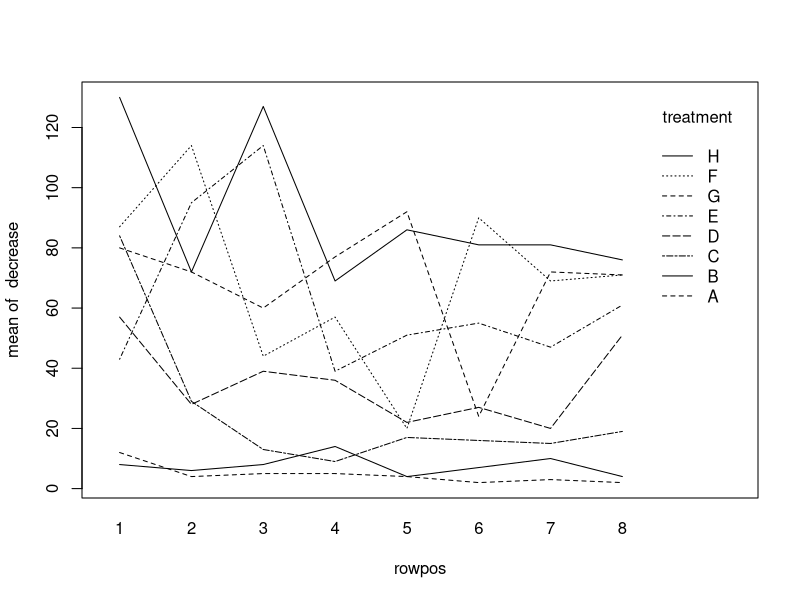
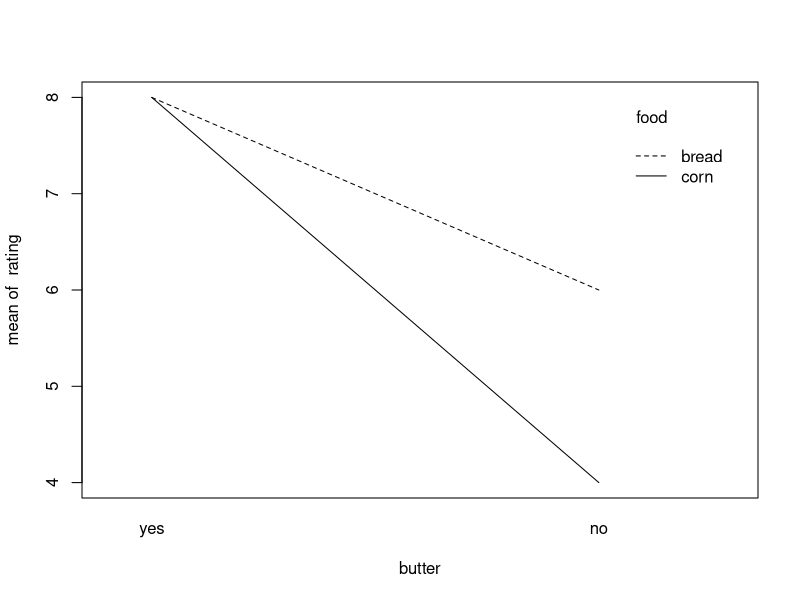

Generate these figures, in order, with R:
## ---- chunk 1
data("mtcars")

fit <- lm(mpg ~ as.factor(cyl) + as.factor(am), data = mtcars)

anova(fit)
#Based on this two-way ANOVA, there is an indication of an interaction. Both of these factors make a difference
## ---- chunk 2
data("ToothGrowth")

fit1 <- lm(len ~ as.factor(dose), data = ToothGrowth)
fit2 <- lm(len ~ as.factor(supp), data = ToothGrowth)
fit3 <- lm(len ~ as.factor(dose) + as.factor(supp), data = ToothGrowth)

anova(fit1, fit2)
aov(fit3)
#This shows that both the aov() and anova() functions can perform two-way ANOVA
#The statistics below show the differences between the full models and additive model
## ---- chunk 3
data("OrchardSprays")

fit1 <- lm(decrease ~ treatment, data = OrchardSprays)
fit2 <- lm(decrease ~ rowpos, data = OrchardSprays)

with(OrchardSprays, interaction.plot(rowpos, treatment, decrease))
#Interaction plot

anova(fit1, fit2)
#The interaction model is suggested by the results of the modeling
## ---- chunk 4
d <- data.frame(
  rating = c(8, 6, 8, 4),
  food = gl(2, 2, 4, labels = c("bread", "corn")),
  butter = gl(2, 1, 4, labels = c("yes", "no"))
)
xtabs(rating ~ butter + food, d)
with(d, interaction.plot(butter, food, rating))
## ---- chunk 5
summary(lm(rating ~ butter * food, d))
